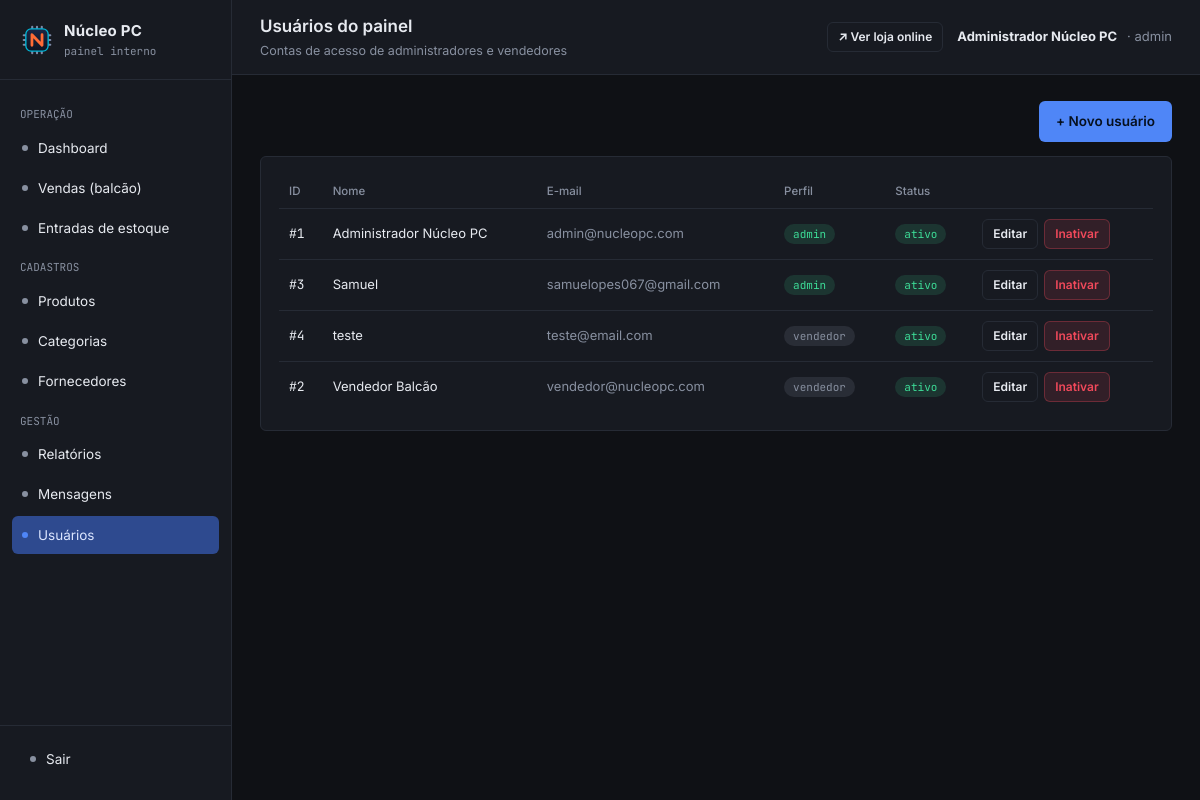
Screenshot of /admin/index.php?url=usuario/index (signed in) with the database file from the repository.
### tables this page shows
CREATE TABLE `usuarios` (
  `id` int(11) NOT NULL,
  `nome` varchar(100) NOT NULL,
  `email` varchar(150) NOT NULL,
  `senha` varchar(255) NOT NULL,
  `tipo` enum('admin','vendedor') NOT NULL DEFAULT 'vendedor',
  `ativo` tinyint(1) NOT NULL DEFAULT 1,
  `reset_token` varchar(64) DEFAULT NULL,
  `reset_token_expira` datetime DEFAULT NULL,
  `criado_em` datetime DEFAULT current_timestamp()
);

### admin/controllers/UsuarioController.php (called while the page is built, shortened)
<?php
class UsuarioController extends Controller
{
    public function index(): void
    {
        $model = $this->model('Usuario');
        $this->view('usuarios/index', [
            'usuarios' => $model->listarTodos(),
            'mensagem' => $_GET['msg'] ?? null,
        ]);
    }
}

### admin/core/App.php (called while the page is built, shortened)
<?php
class App
{
    protected string $method = 'index';
    public function __construct()
    {
        $url = $this->parseUrl();
        if (!empty($url[0])) {
            $controllerName = ucfirst(strtolower($url[0])) . 'Controller';
            if (file_exists(__DIR__ . '/../controllers/' . $controllerName . '.php')) {
                unset($url[0]);
            }
        }
        $controllerObj = new $this->controller();
        if (!empty($url[1])) {
            if (is_callable([$controllerObj, $url[1]])) {
                $this->method = $url[1];
                unset($url[1]);
            }
        }
        $this->params = $url ? array_values($url) : [];
        call_user_func_array([$controllerObj, $this->method], $this->params);
    }
    private function parseUrl(): array
    {
        if (isset($_GET['url'])) {
            $url = rtrim($_GET['url'], '/');
            $url = filter_var($url, FILTER_SANITIZE_URL);
            return explode('/', $url);
        }
        return [];
    }
}

### admin/index.php (called while the page is built, shortened)
<?php
require_once __DIR__ . '/core/App.php';
new App();

### admin/models/Usuario.php (called while the page is built, shortened)
<?php
class Usuario
{
    private PDO $db;
    public function __construct()
    {
        $this->db = Database::getConnection();
    }
    public function listarTodos(): array
    {
        return $this->db->query('SELECT id, nome, email, tipo, ativo, criado_em FROM usuarios ORDER BY nome ASC')->fetchAll();
    }
}

### admin/views/usuarios/index.php (the view, shortened to what this page needs)
<?php
require __DIR__ . '/../layout/header.php';
?>
<div style="display:flex; justify-content:flex-end; margin-bottom:14px;">
  <a href="index.php?url=usuario/novo" class="btn btn-primary">+ Novo usuário</a>
</div>
<div class="card">
  <table>
    <thead>
      <tr><th>ID</th><th>Nome</th><th>E-mail</th><th>Perfil</th><th>Status</th><th></th></tr>
    </thead>
    <tbody>
      <?php foreach ($usuarios as $u): ?>
        <tr>
          <td class="mono">#<?= $u['id'] ?></td>
          <td><?= htmlspecialchars($u['nome']) ?></td>
          <td class="text-muted"><?= htmlspecialchars($u['email']) ?></td>
          <td><span class="badge <?= $u['tipo'] === 'admin' ? 'badge-ok' : 'badge-off' ?>"><?= $u['tipo'] ?></span></td>
          <td><span class="badge <?= $u['ativo'] ? 'badge-ok' : 'badge-off' ?>"><?= $u['ativo'] ? 'ativo' : 'inativo' ?></span></td>
          <td>
            <div class="row-actions">
              <a class="btn btn-ghost btn-sm" href="index.php?url=usuario/editar/<?= $u['id'] ?>">Editar</a>
              <?php if ($u['ativo']): ?>
                <a class="btn btn-danger btn-sm" href="index.php?url=usuario/inativar/<?= $u['id'] ?>">Inativar</a>
              <?php else: ?>
                <a class="btn btn-ghost btn-sm" href="index.php?url=usuario/ativar/<?= $u['id'] ?>">Ativar</a>
              <?php endif; ?>
            </div>
          </td>
        </tr>
      <?php endforeach; ?>
    </tbody>
  </table>
</div>
<?php require __DIR__ . '/../layout/footer.php'; ?>

### admin/assets/css/admin.css (style rules this page uses)
:root { --bg: #0F1115; --panel: #171A21; --panel-2: #1D212B; --border: #262B35; --text: #E7EAF0; --muted: #8890A0; --accent: #4F86F7; --accent-dim: #2E4A8F; --warn: #F2A93B; --danger: #F1495B; --success: #3DDC97; --radius: 6px; --mono: 'JetBrains Mono', 'Consolas', monospace; --sans: 'Inter', 'Segoe UI', sans-serif; }
* { box-sizing: border-box; }
body { margin: 0; background: var(--bg); color: var(--text); font-family: var(--sans); font-size: 14px; line-height: 1.5; }
a { color: var(--accent); text-decoration: none; }
.card { background: var(--panel); border: 1px solid var(--border); border-radius: var(--radius); padding: 18px; }
table { width: 100%; border-collapse: collapse; font-size: 13px; }
thead th { text-align: left; color: var(--muted); font-weight: 500; font-size: 11.5px; padding: 8px 10px; border-bottom: 1px solid var(--border); }
tbody td { padding: 10px; border-bottom: 1px solid var(--border); }
tbody tr:last-child td { border-bottom: none; }
.mono { font-family: var(--mono); }
.text-muted { color: var(--muted); }
.badge { display: inline-block; padding: 2px 9px; border-radius: 100px; font-size: 11px; font-family: var(--mono); }
.badge-ok { background: rgba(61,220,151,.14); color: var(--success); }
.badge-off { background: rgba(136,144,160,.16); color: var(--muted); }
.btn { display: inline-flex; align-items: center; gap: 6px; padding: 9px 16px; border-radius: var(--radius); border: 1px solid transparent; font-size: 13.5px; font-weight: 600; cursor: pointer; font-family: var(--sans); }
.btn-primary { background: var(--accent); color: #06101F; }
.btn-ghost { background: transparent; border-color: var(--border); color: var(--text); }
.btn-danger { background: rgba(241,73,91,.12); color: var(--danger); border-color: rgba(241,73,91,.3); }
.btn-sm { padding: 5px 10px; font-size: 12px; }
.row-actions { display: flex; gap: 6px; }

### rows the page displays
usuarios: id "1", nome "Administrador Núcleo PC", email "admin@nucleopc.com", tipo "admin", ativo "ativo"
usuarios: id "3", nome "Samuel", email "samuelopes067@gmail.com", tipo "admin", ativo "ativo"
usuarios: id "4", nome "teste", email "teste@email.com", tipo "vendedor", ativo "ativo"
usuarios: id "2", nome "Vendedor Balcão", email "vendedor@nucleopc.com", tipo "vendedor", ativo "ativo"

### other values shown
$tituloPagina "Usuários do painel"
$subtituloPagina "Contas de acesso de administradores e vendedores"
$_SESSION['usuario_nome'] "Administrador Núcleo PC"
$_SESSION['usuario_tipo'] "admin"
